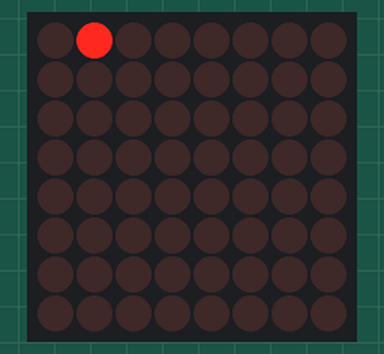
Recording of a program running on a simulated Raspberry Pi (BCM pin numbers). Shown: 8×8 LED matrix. Library files of the repository ran but are not shown: Adafruit_8x8.py; what the program prints to the terminal is not drawn.

Above: at 0.15 s.
At 2.59 s:
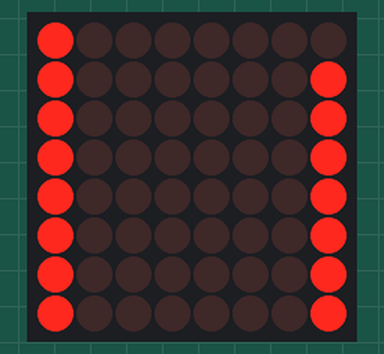
At 5.02 s:
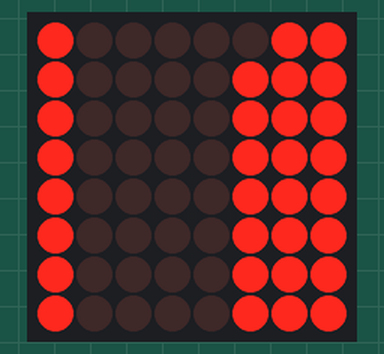
At 10.18 s:
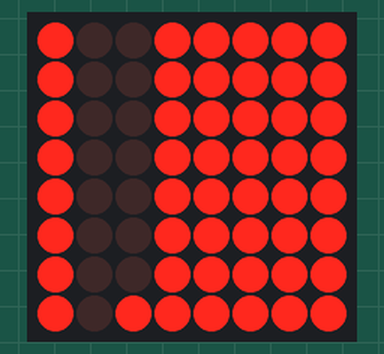
At 15.35 s:
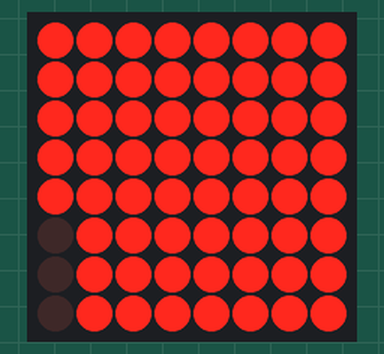
At 20.52 s:
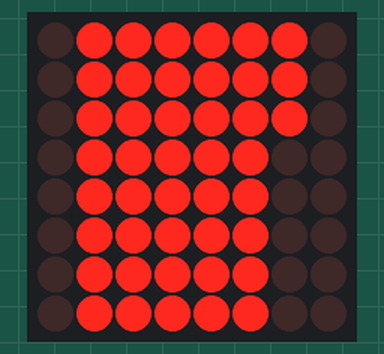

Measured:
- by itself, everything shown: repeats every 19.5 s, in 64 steps

The program:

ex_8x8_color_pixels.py
```python
#!/usr/bin/python

import time
import datetime
from Adafruit_8x8 import ColorEightByEight

# ===========================================================================
# 8x8 Pixel Example
# ===========================================================================
grid = ColorEightByEight(address=0x70)

print "Press CTRL+Z to exit"

iter = 0

# Continually update the 8x8 display one pixel at a time
while(True):
  iter += 1

  for x in range(0, 8):
    for y in range(0, 8):
      grid.setPixel(x, y, iter % 4 )
      time.sleep(0.02)
```
